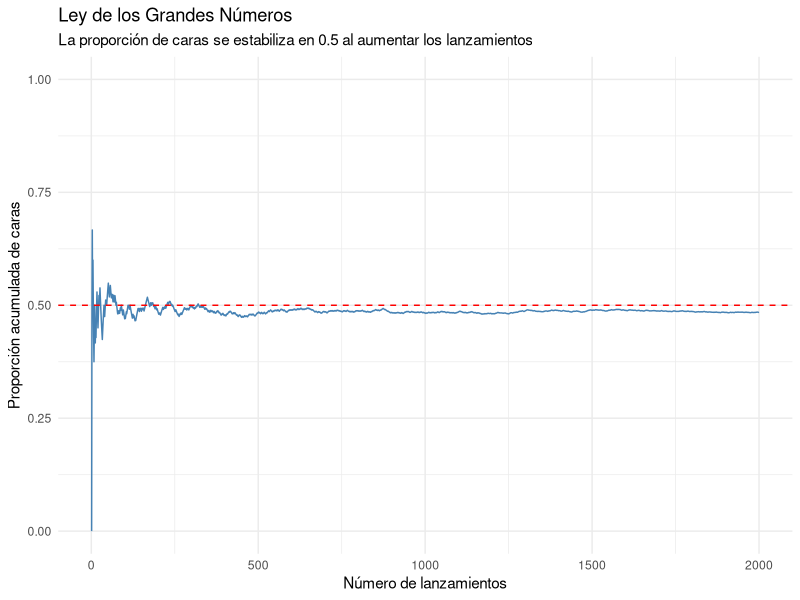
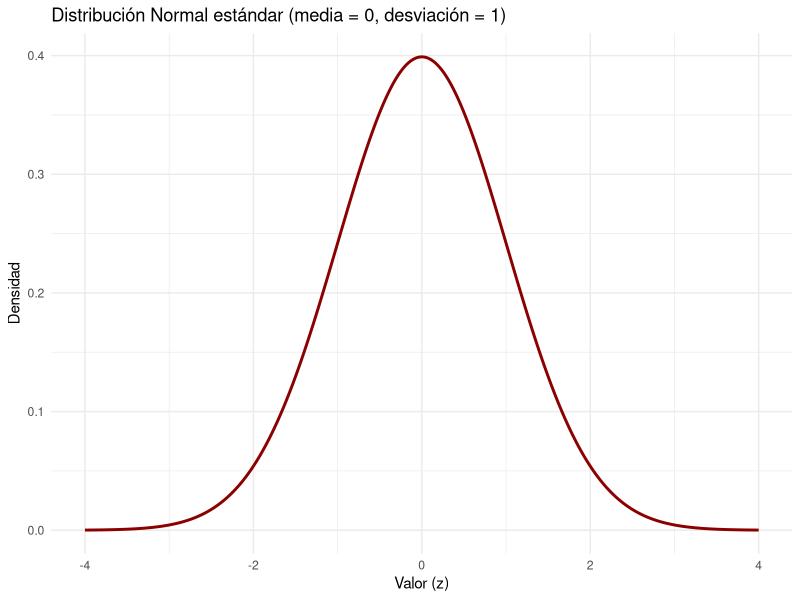
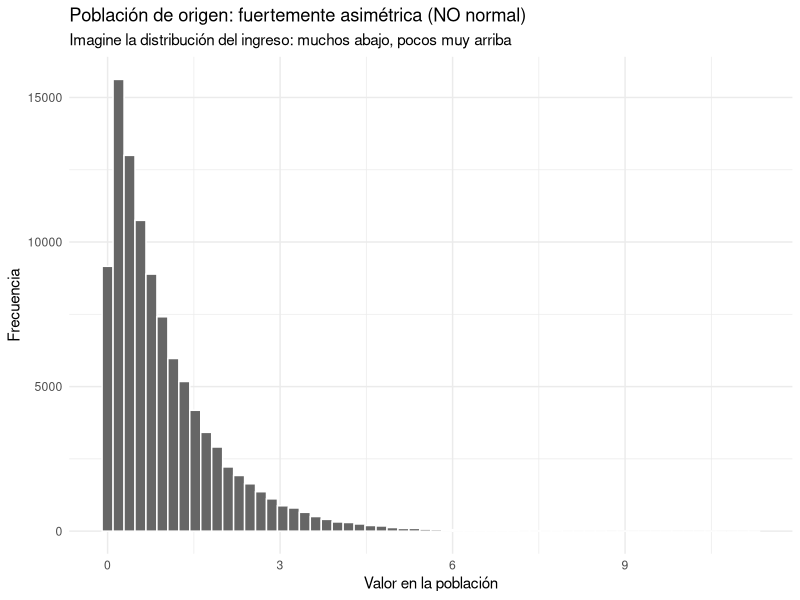
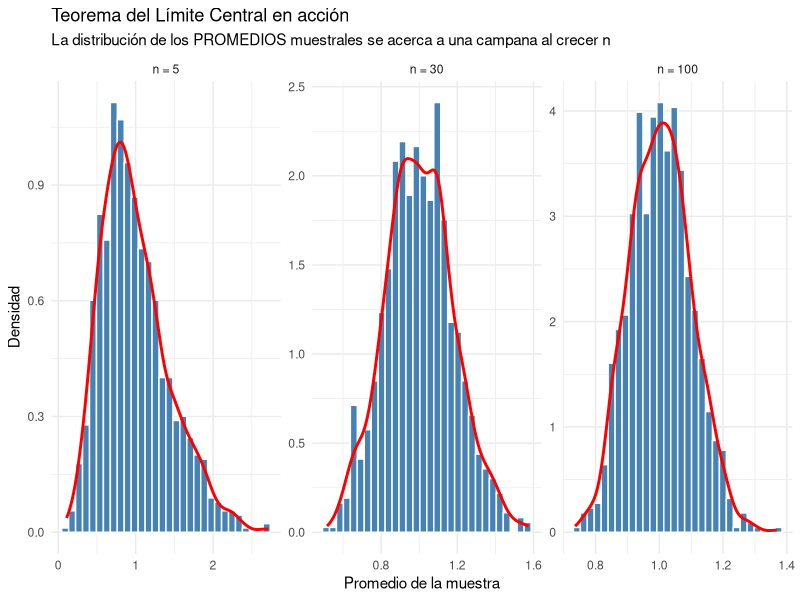

These figures' R source, in order:
# =============================================================================
#  TALLER 
#  Probabilidad, Distribución Normal y Teorema del Límite Central (TLC)
#
#  Curso: Análisis Cuantitativo
#  Duración estimada: 60-75 minutos
#
#  Cómo usarlo:
#   - Abra este archivo en RStudio.
#   - Ejecute el código bloque por bloque (Ctrl+Enter o Cmd+Enter línea a línea;
#     Ctrl+Shift+Enter para correr una sección completa).
#   - Use el panel "Outline" de RStudio (arriba a la derecha del editor) para
#     navegar entre secciones: cada título que termina en "----" es una sección.
# =============================================================================


# 0. Preparación -----------------------------------------------------------

# Instala ggplot2 solo si no está instalado, y luego lo carga.
if (!requireNamespace("ggplot2", quietly = TRUE)) install.packages("ggplot2")
library(ggplot2)

# Fijamos una "semilla" para que la aleatoriedad sea reproducible:
# todos en el salón obtendrán exactamente los mismos números aleatorios.
set.seed(123)


# =============================================================================
# PARTE 1 — PROBABILIDAD: DE LA MONEDA A LA REGULARIDAD
# =============================================================================
# Idea central: la probabilidad de un evento es la frecuencia con la que ocurre
# "a la larga". Con pocas repeticiones hay mucho ruido; con muchas, aparece una
# regularidad estable. A eso se le llama la Ley de los Grandes Números.

# 1.1 Simular el lanzamiento de una moneda ----

# Lanzamos una moneda 10 veces (cara/sello):
sample(c("cara", "sello"), size = 10, replace = TRUE)

# Ahora 1000 veces, y contamos los resultados:
lanzamientos <- sample(c("cara", "sello"), size = 1000, replace = TRUE)
table(lanzamientos)              # frecuencias absolutas
prop.table(table(lanzamientos))  # frecuencias relativas (proporciones)

# Pregunta para discutir: ¿la proporción de "cara" se parece al 0.5 teórico?


# 1.2 La Ley de los Grandes Números, en un gráfico ----

# Codificamos cara = 1, sello = 0, y vamos calculando la proporción ACUMULADA
# de caras conforme aumenta el número de lanzamientos.
n         <- 2000
lanz      <- sample(c(0, 1), size = n, replace = TRUE)   # 1 = cara
prop_acum <- cumsum(lanz) / seq_len(n)                    # proporción acumulada

df_lgn <- data.frame(lanzamiento = seq_len(n), proporcion = prop_acum)

ggplot(df_lgn, aes(x = lanzamiento, y = proporcion)) +
  geom_line(color = "steelblue") +
  geom_hline(yintercept = 0.5, linetype = "dashed", color = "red") +
  coord_cartesian(ylim = c(0, 1)) +
  labs(
    title = "Ley de los Grandes Números",
    subtitle = "La proporción de caras se estabiliza en 0.5 al aumentar los lanzamientos",
    x = "Número de lanzamientos",
    y = "Proporción acumulada de caras"
  ) +
  theme_minimal()

# Lección: la probabilidad NO garantiza nada en el corto plazo (la moneda no
# "debe" salir cara porque salieron muchos sellos), pero SÍ produce una
# regularidad estable en el largo plazo.


# =============================================================================
# PARTE 2 — LA DISTRIBUCIÓN NORMAL
# =============================================================================
# La distribución normal (o "campana de Gauss") describe muchas variables
# continuas que se concentran alrededor de un promedio y se vuelven raras en los
# extremos. Queda definida por dos parámetros:
#   - media (mu):  dónde está el centro
#   - desviación estándar (sigma): qué tan ancha/dispersa es la campana

# 2.1 Dibujar la campana ----

x <- seq(-4, 4, length.out = 400)
y <- dnorm(x, mean = 0, sd = 1)   # dnorm = "altura" de la curva normal en cada x

df_normal <- data.frame(x = x, densidad = y)

ggplot(df_normal, aes(x = x, y = densidad)) +
  geom_line(color = "darkred", linewidth = 1) +
  labs(
    title = "Distribución Normal estándar (media = 0, desviación = 1)",
    x = "Valor (z)", y = "Densidad"
  ) +
  theme_minimal()

# 2.2 Las cuatro funciones clave de la normal en R ----
# En R, casi toda distribución tiene 4 funciones. Para la normal:
#   dnorm() -> densidad (altura de la curva)
#   pnorm() -> probabilidad acumulada (área a la izquierda de un valor)
#   qnorm() -> el cuantil (el valor que deja cierta probabilidad a la izquierda)
#   rnorm() -> genera datos aleatorios que siguen la normal

# ¿Qué proporción de casos está por debajo del promedio? (debería ser 0.5)
pnorm(0, mean = 0, sd = 1)

# ¿Por debajo de qué valor está el 95% de los casos?
qnorm(0.95, mean = 0, sd = 1)

# Generamos 5 "personas" con estatura ~ Normal(media = 170 cm, sd = 8 cm):
rnorm(5, mean = 170, sd = 8)

# 2.3 La regla 68 - 95 - 99.7 ----
# En una normal, alrededor del 68% de los casos cae a 1 desviación de la media,
# el 95% a 2 desviaciones, y el 99.7% a 3. Comprobémoslo con pnorm():

pnorm(1)  - pnorm(-1)    # ~ 0.68  -> dentro de +/- 1 sd
pnorm(2)  - pnorm(-2)    # ~ 0.95  -> dentro de +/- 2 sd
pnorm(3)  - pnorm(-3)    # ~ 0.997 -> dentro de +/- 3 sd

# Esta regla es la base para interpretar puntajes, valores atípicos e
# intervalos de confianza.


# =============================================================================
# PARTE 3 — EL TEOREMA DEL LÍMITE CENTRAL (TLC)
# =============================================================================
# Enunciado intuitivo:
#   Si tomamos muchas MUESTRAS de una población (no importa su forma) y
#   calculamos el PROMEDIO de cada muestra, la distribución de esos promedios
#   se aproxima a una NORMAL a medida que aumenta el tamaño de muestra (n).
#
#   Además: el promedio de esos promedios ~ media de la población, y su
#   dispersión se reduce en un factor de sqrt(n) (el "error estándar").
#
# Este es el resultado que justifica gran parte de la inferencia estadística
# en ciencias sociales (por qué podemos confiar en promedios de encuestas).

# 3.1 Una población claramente NO normal ----
# Simulamos una población muy asimétrica, parecida a la distribución del ingreso:
# muchas personas con ingresos bajos y unas pocas con ingresos muy altos.

set.seed(2024)
poblacion <- rexp(100000, rate = 1)   # distribución exponencial: cola a la derecha

# Visualizamos la población: NO tiene forma de campana.
ggplot(data.frame(x = poblacion), aes(x = x)) +
  geom_histogram(bins = 60, fill = "grey40", color = "white") +
  labs(
    title = "Población de origen: fuertemente asimétrica (NO normal)",
    subtitle = "Imagine la distribución del ingreso: muchos abajo, pocos muy arriba",
    x = "Valor en la población", y = "Frecuencia"
  ) +
  theme_minimal()

# 3.2 Tomar muchas muestras y guardar sus promedios ----
# Esta función toma 'reps' muestras de tamaño 'n' y devuelve el promedio de cada una.
medias_muestrales <- function(poblacion, n, reps = 1000) {
  replicate(reps, mean(sample(poblacion, size = n, replace = TRUE)))
}

# Repetimos el experimento con tres tamaños de muestra crecientes:
medias_n5   <- medias_muestrales(poblacion, n = 5)
medias_n30  <- medias_muestrales(poblacion, n = 30)
medias_n100 <- medias_muestrales(poblacion, n = 100)

# 3.3 Ver cómo los promedios se "vuelven normales" ----
# Juntamos los tres experimentos en un solo data.frame para graficarlos.
df_tlc <- rbind(
  data.frame(media = medias_n5,   n = "n = 5"),
  data.frame(media = medias_n30,  n = "n = 30"),
  data.frame(media = medias_n100, n = "n = 100")
)
# Ordenamos los niveles para que los paneles salgan de menor a mayor n:
df_tlc$n <- factor(df_tlc$n, levels = c("n = 5", "n = 30", "n = 100"))

ggplot(df_tlc, aes(x = media)) +
  geom_histogram(aes(y = after_stat(density)), bins = 30,
                 fill = "steelblue", color = "white") +
  geom_density(color = "red", linewidth = 1) +   # forma empírica de los promedios
  facet_wrap(~ n, scales = "free") +
  labs(
    title = "Teorema del Límite Central en acción",
    subtitle = "La distribución de los PROMEDIOS muestrales se acerca a una campana al crecer n",
    x = "Promedio de la muestra", y = "Densidad"
  ) +
  theme_minimal()

# Aunque la población era muy asimétrica, ¡los PROMEDIOS forman una campana!
# Y con n = 100 la campana es más angosta (los promedios varían menos).

# 3.4 Comprobación cuantitativa ----
# El TLC no solo habla de la FORMA, también predice el centro y la dispersión
# de la distribución de los promedios:

media_poblacion <- mean(poblacion)          # media verdadera (mu)
sd_poblacion    <- sd(poblacion)            # desviación de la población (sigma)

# El centro de los promedios debe coincidir con la media poblacional:
media_poblacion
mean(medias_n30)

# La dispersión de los promedios (error estándar) debe ser sigma / sqrt(n):
sd_poblacion / sqrt(30)   # error estándar TEÓRICO
sd(medias_n30)            # error estándar EMPÍRICO (de nuestra simulación)

# Deberían ser muy parecidos: eso es exactamente lo que promete el TLC.


# =============================================================================
# EJERCICIOS PROPUESTOS
# =============================================================================
# Trabaje en grupos y modifique el código anterior:
#
#  1) MONEDA SESGADA: en la Parte 1, simule una moneda cargada donde "cara"
#     tenga probabilidad 0.7. Pista: sample(c(0,1), n, replace = TRUE,
#     prob = c(0.3, 0.7)). ¿Hacia qué valor se estabiliza la proporción?
#
#  2) OTRA NORMAL: en la Parte 2, dibuje la estatura de una población con
#     media = 165 y desviación = 6. ¿Qué proporción mide más de 180 cm?
#     Pista: use 1 - pnorm(180, mean = 165, sd = 6).
#
#  3) TLC CON OTRA POBLACIÓN: en la Parte 3, reemplace la población exponencial
#     por una uniforme: poblacion <- runif(100000, min = 0, max = 1).
#     Vuelva a correr desde 3.2. ¿También se vuelven normales los promedios?
#
#  4) EL PODER DE n: repita el experimento del TLC con n = 2 y con n = 500.
#     ¿Qué le pasa al ANCHO de la campana de promedios? Conéctelo con la
#     fórmula del error estándar (sigma / sqrt(n)).


# =============================================================================
# SÍNTESIS CONCEPTUAL
# =============================================================================
#  - PROBABILIDAD: la frecuencia estable de un evento a largo plazo
#    (Ley de los Grandes Números).
#  - DISTRIBUCIÓN NORMAL: modelo en forma de campana definido por media y
#    desviación estándar; regla 68-95-99.7.
#  - TEOREMA DEL LÍMITE CENTRAL: los PROMEDIOS de muestras tienden a una normal
#    aunque la población no lo sea. Es el puente entre la probabilidad y la
#    inferencia estadística que usamos con datos de encuestas.
# =============================================================================
